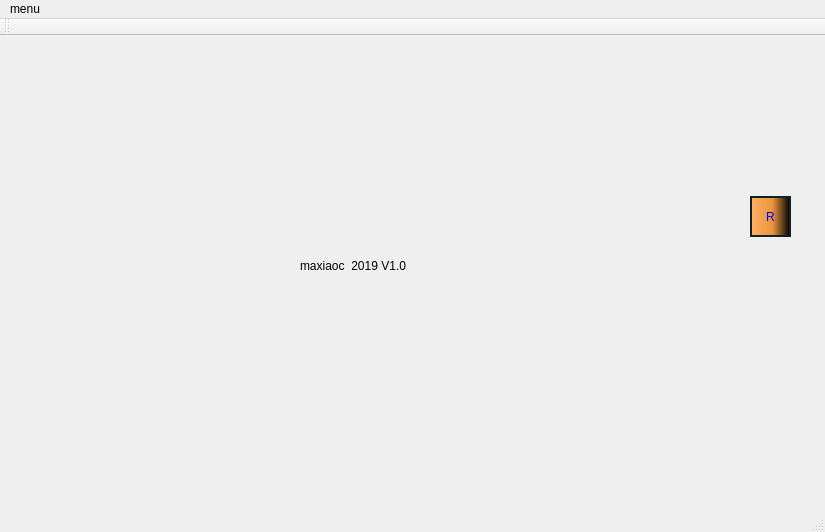
<?xml version="1.0" encoding="UTF-8"?>
<ui version="4.0">
 <class>MainWindow</class>
 <widget class="QMainWindow" name="MainWindow">
  <property name="geometry">
   <rect>
    <x>0</x>
    <y>0</y>
    <width>825</width>
    <height>532</height>
   </rect>
  </property>
  <property name="windowTitle">
   <string>MainWindow</string>
  </property>
  <widget class="QWidget" name="centralWidget">
   <widget class="QPushButton" name="pushButton">
    <property name="geometry">
     <rect>
      <x>750</x>
      <y>160</y>
      <width>41</width>
      <height>41</height>
     </rect>
    </property>
    <property name="styleSheet">
     <string notr="true">QPushButton#pushButton
{
	color:blue;
	background-color:qlineargradient(spread:pad, x1:0, y1:0, x2:1, y2:0, stop:0 rgba(255, 178, 102, 255), stop:0.55 rgba(235, 148, 61, 255), stop:0.98 rgba(0, 0, 0, 255), stop:1 rgba(0, 0, 0, 0));
	border-width:2px;
	border-color:#112222;
	border-style:solid;
	border-radius:30px;
}


</string>
    </property>
    <property name="text">
     <string>R</string>
    </property>
   </widget>
   <widget class="QLabel" name="label">
    <property name="geometry">
     <rect>
      <x>300</x>
      <y>220</y>
      <width>231</width>
      <height>20</height>
     </rect>
    </property>
    <property name="styleSheet">
     <string notr="true"/>
    </property>
    <property name="text">
     <string>maxiaoc  2019 V1.0</string>
    </property>
   </widget>
  </widget>
  <widget class="QMenuBar" name="menuBar">
   <property name="geometry">
    <rect>
     <x>0</x>
     <y>0</y>
     <width>825</width>
     <height>28</height>
    </rect>
   </property>
   <widget class="QMenu" name="menuReturn">
    <property name="title">
     <string>menu</string>
    </property>
    <addaction name="actionNew"/>
   </widget>
   <addaction name="menuReturn"/>
  </widget>
  <widget class="QToolBar" name="mainToolBar">
   <attribute name="toolBarArea">
    <enum>TopToolBarArea</enum>
   </attribute>
   <attribute name="toolBarBreak">
    <bool>false</bool>
   </attribute>
  </widget>
  <widget class="QStatusBar" name="statusBar"/>
  <action name="actionNew">
   <property name="text">
    <string>new</string>
   </property>
  </action>
 </widget>
 <layoutdefault spacing="6" margin="11"/>
 <resources/>
 <connections/>
</ui>
